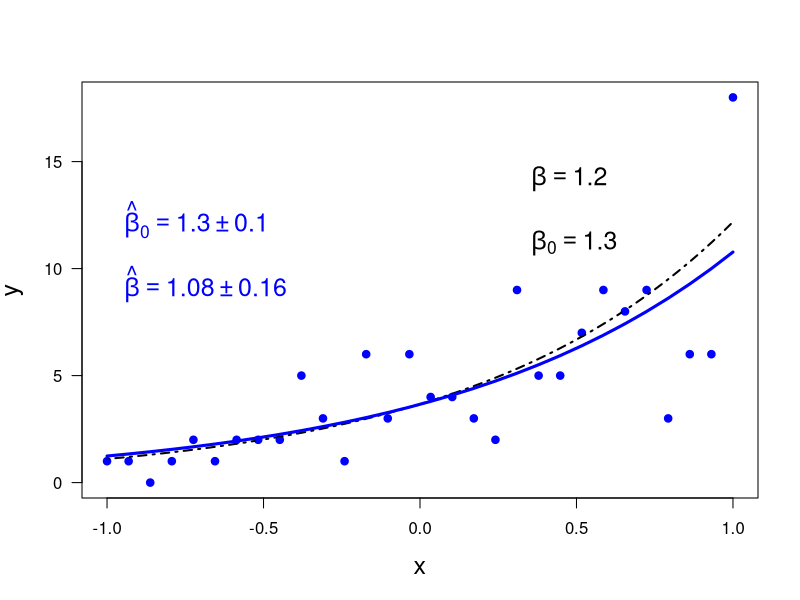

Reproduce this figure in R. (Note: this script raises an error after producing the figure.)
print('file: PoissonRegr1Exam.R')
# Poisson regression: generate artificial data set 
# (1) exact model: log(mu) = beta0 + beta*x;  -1 <= x <= +1
beta0 = 1.3; beta = 1.2; xmin = -1; xmax = 1
n = 30                 # sample size
dx = (xmax-xmin)/(n-1); x = round(seq(xmin,xmax,dx),3)
set.seed(1953)         # set seed for random number generators
logmu = beta0+beta*x
mu = exp(beta0+beta*x)
y = numeric(n)
for(k in 1:n) y[k] = rpois(1,lambda=mu[k])
# (3) Poisson regression
out1 = glm(y ~ x,family=poisson)
out2 = summary(out1)
b0 = out2$coefficients[1]  # estimate of beta0
b  = out2$coefficients[2]  # estimate of beta
ub0 = out2$coefficients[3] # uncertainty of beta0 estimate
ub  = out2$coefficients[4] # uncertainty of beta estimate
muest = exp(b0+b*x)
# png('PoissonRegArt160930.png',width=16,height=16,units='cm',res=300)
plot(x,y,type='p',lwd=4,col='blue',xlab='x',ylab='y',las=1,cex=0.6,cex.lab=1.5)
beta0=1.3; beta=1.2; xp=seq(-1,1,0.01); yp=exp(beta0+xp*beta)
lines(xp,yp,col='black',lwd=2,lty=4)
lines(x,muest,col='blue',lwd=3,lty=1)
points(x,y,col='blue',lwd=3,cex=0.4)
br = round(b,2); ubr = round(ub,2)
text(-1,9,bquote(~hat(beta) == .(br) %+-% .(ubr)),col='blue',pos=4,cex=1.5)
b0r = round(b0,2); ub0r = round(ub0,2)
text(-1,12,bquote(~hat(beta)[0] == .(b0r) %+-% .(ub0r)),col='blue',pos=4,cex=1.5)
text(0.3,11,bquote(~beta[0] == .(beta0)),col='black',pos=4,cex=1.5)
text(0.3,14,bquote(~beta == .(beta)),col='black',pos=4,cex=1.5)
text(0.3,17,TeX('$log(\\mu) = \\beta_0 + \\beta x$'),col='black',cex=1.5)
legend('topleft',legend=c('estimated','true'),col=c('blue','black'),lty=c(1,4),lwd=c(3,2),cex=1.5)
# dev.off()
